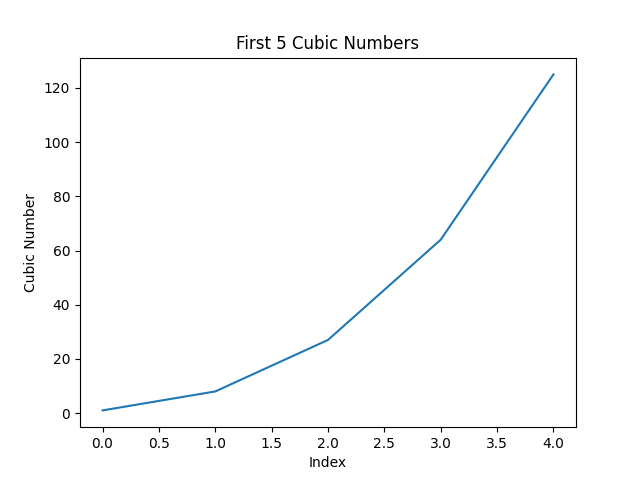

Generate this figure with Python:
import matplotlib.pyplot as plt


cubic_nums_5 = [i**3 for i in range(1, 6)]
plt.plot(cubic_nums_5)
plt.title('First 5 Cubic Numbers')
plt.xlabel('Index')
plt.ylabel('Cubic Number')
plt.show()

cubic_nums_5000 = [i**3 for i in range(1, 5001)]
plt.figure(figsize=(10, 6))  
plt.plot(cubic_nums_5000)
plt.title('First 5,000 Cubic Numbers')
plt.xlabel('Index')
plt.ylabel('Cubic Number')
plt.show()
